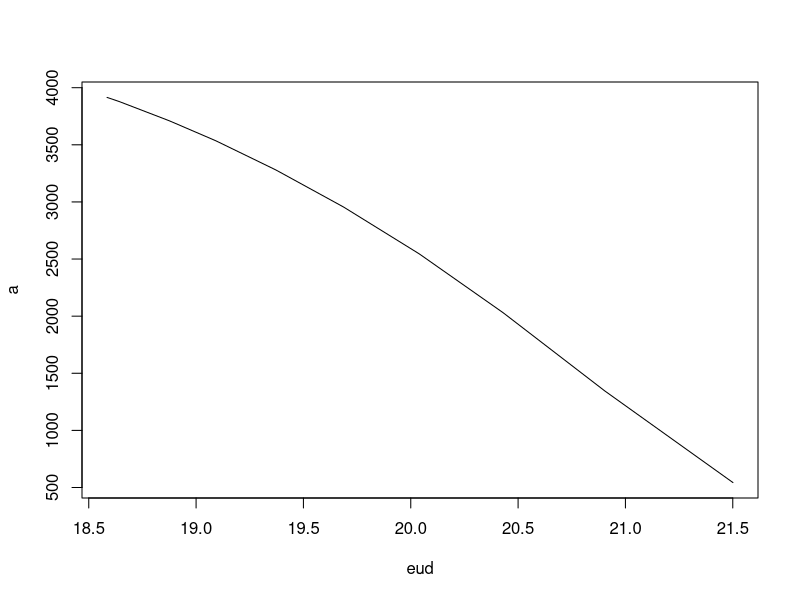

Reproduce this figure in R.
# page no: 222

I = seq(21,12, by=-1);
a = c(543, 1345, 2030, 2545, 2955, 3280, 3535, 3710, 3880, 3915);
Id = vector(length=10)
rv = vector(length=10)
cv = vector(length=10)
eud = vector(length=10)
Id[1] = 543;
for ( i in  2:10) Id[i] = a[i]-a[i-1];
r = seq(21.5, 12.5, by = -1)
for ( i in  1:10) rv[i] = r[i]*Id[i];
cv[1] = 11675;
for ( i in  2:10) cv[i] = cv[i-1]+rv[i];
for ( i in  1:10) eud[i] = cv[i]/a[i];
plot(eud,a, type='l')
